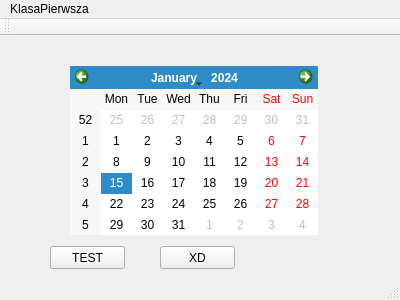
<?xml version="1.0" encoding="UTF-8"?>
<ui version="4.0">
 <class>KlasaGlowna</class>
 <widget class="QMainWindow" name="KlasaGlowna">
  <property name="geometry">
   <rect>
    <x>0</x>
    <y>0</y>
    <width>400</width>
    <height>300</height>
   </rect>
  </property>
  <property name="windowTitle">
   <string>KlasaGlowna</string>
  </property>
  <widget class="QWidget" name="centralWidget">
   <widget class="QCalendarWidget" name="calendarWidget">
    <property name="geometry">
     <rect>
      <x>70</x>
      <y>30</y>
      <width>248</width>
      <height>169</height>
     </rect>
    </property>
   </widget>
   <widget class="QPushButton" name="pushButton">
    <property name="geometry">
     <rect>
      <x>50</x>
      <y>210</y>
      <width>75</width>
      <height>23</height>
     </rect>
    </property>
    <property name="text">
     <string>TEST</string>
    </property>
   </widget>
   <widget class="QPushButton" name="pushButton_2">
    <property name="geometry">
     <rect>
      <x>160</x>
      <y>210</y>
      <width>75</width>
      <height>23</height>
     </rect>
    </property>
    <property name="cursor">
     <cursorShape>PointingHandCursor</cursorShape>
    </property>
    <property name="text">
     <string>XD</string>
    </property>
   </widget>
  </widget>
  <widget class="QMenuBar" name="menuBar">
   <property name="geometry">
    <rect>
     <x>0</x>
     <y>0</y>
     <width>400</width>
     <height>18</height>
    </rect>
   </property>
   <widget class="QMenu" name="menuKlasaPierwsza">
    <property name="title">
     <string>KlasaPierwsza</string>
    </property>
   </widget>
   <addaction name="menuKlasaPierwsza"/>
  </widget>
  <widget class="QToolBar" name="mainToolBar">
   <attribute name="toolBarArea">
    <enum>TopToolBarArea</enum>
   </attribute>
   <attribute name="toolBarBreak">
    <bool>false</bool>
   </attribute>
  </widget>
  <widget class="QStatusBar" name="statusBar"/>
  <action name="actionnowa">
   <property name="text">
    <string>nowa</string>
   </property>
  </action>
 </widget>
 <layoutdefault spacing="6" margin="11"/>
 <resources/>
 <connections/>
</ui>
